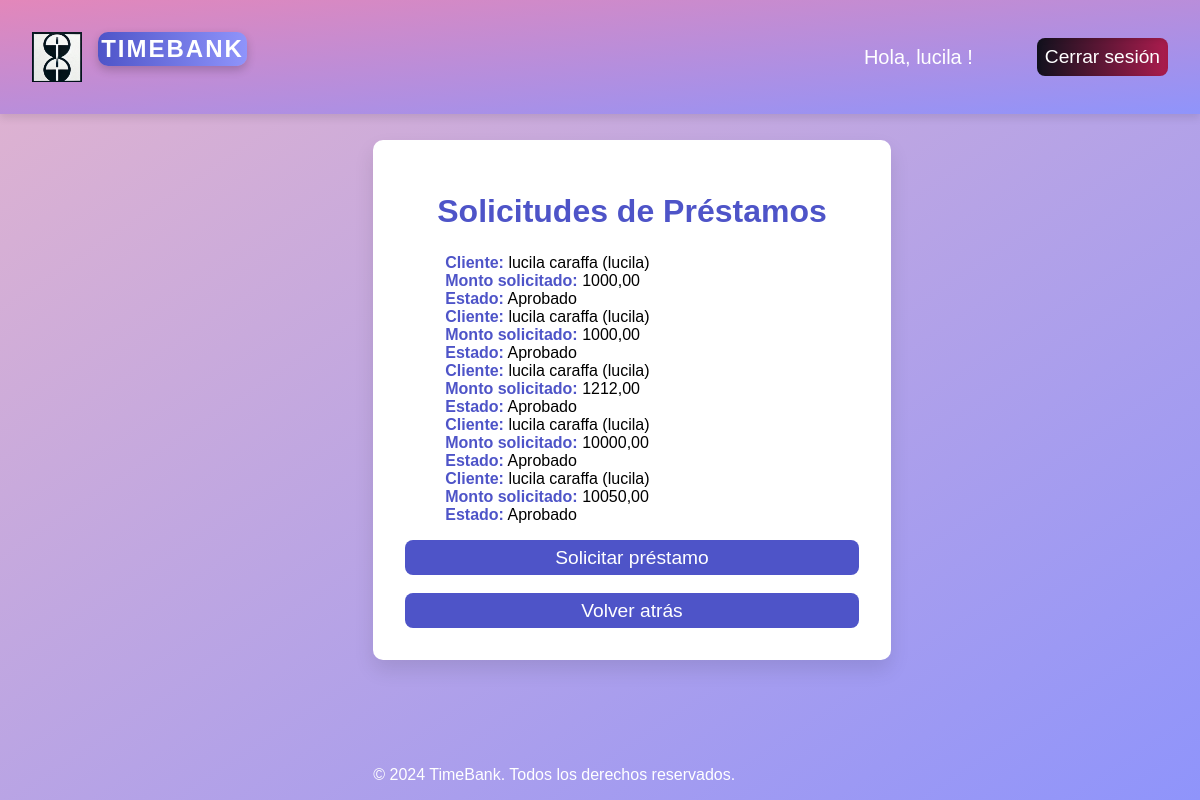
/prestamos/listar/ (signed in), run on the app's committed database.
### prestamos/models.py (models this page shows, shortened)
class Prestamo(models.Model):
    cliente = models.ForeignKey(Cliente, on_delete=models.CASCADE)
    cuenta = models.ForeignKey(Cuenta, on_delete=models.CASCADE)
    monto = models.DecimalField(max_digits=10, decimal_places=2)
    fecha_solicitud = models.DateTimeField(auto_now_add=True)
    fecha_inicio = models.DateField(default=datetime.today)
    aprobado = models.BooleanField(default=False)

### clientes/models.py (models this page shows)
class Cliente(models.Model):
    user = models.OneToOneField(User, on_delete=models.CASCADE, null=True, blank=True)  # Relación uno a uno con el modelo User
    nombre = models.CharField(max_length=100, blank=True)  # Permitimos que estén vacíos inicialmente
    apellido = models.CharField(max_length=100, blank=True)
    dni = models.CharField(max_length=20, blank=True)
    email = models.EmailField(blank=True)  # Usamos el email del usuario
    telefono = models.CharField(max_length=15, blank=True)
    fecha_nacimiento = models.DateField(null=True, blank=True)
    def __str__(self):
        return f"{self.nombre} {self.apellido} ({self.user.username})"

### prestamos/views.py (the view)
# urls.py: path('listar/', views.listar_prestamos, name='listar_prestamos'),
@login_required
def listar_prestamos(request):
    cliente = get_object_or_404(Cliente, user=request.user)
    prestamos = cliente.prestamo_set.all()  # Supongo que un cliente puede tener varios préstamos asociados, ajusta según tu modelo
    return render(request, 'prestamos/listar_prestamos.html', {'prestamos': prestamos})

### prestamos/templates/prestamos/listar_prestamos.html (shortened to what this page needs)
{% extends 'base/base.html' %}
{% block content %}
<div class="detalle-container">
    <h1>Solicitudes de Préstamos</h1>
    <ul class="list-group">
        {% for prestamo in prestamos %}
            <li class="list-group-item">
                <strong>Cliente:</strong> {{ prestamo.cliente }} <br>
                <strong>Monto solicitado:</strong> {{ prestamo.monto }} <br>
                <strong>Estado:</strong>
                {% if prestamo.aprobado %}
                    <span class="badge bg-success">Aprobado</span>
                {% else %}
                    <span class="badge bg-warning">Pendiente</span>
                {% endif %}
            </li>
        {% empty %}
            <li class="list-group-item">No hay solicitudes de préstamos registradas.</li>
        {% endfor %}
    </ul>
    <div >
        <a href="{% url 'prestamos:crear_prestamo' %}" >
            <button class="btn-submit">Solicitar préstamo</button></a>
          <br><br>
        <a href="{% url 'homebanking:homebanking' %}">
            <button class="btn-submit">Volver atrás</button>
            </a>
    </div>
</div>
{% endblock %}

### templates/base/base.html (shortened to what this page needs)
<!DOCTYPE html>
<html lang="en">
<head>
    {% load static %}
    <link rel="stylesheet" href="{% static 'css/styles.css' %}">
</head>
<body>
    <div class="page-container">
        <header class="site-header">
            <div class="logo-container">
                <img src="{% static 'images/logo.jpg' %}" alt="Logo TimeBank" class="logo">
                <h1 class="site-title">TimeBank</h1>
            </div>
            <nav>
                <ul class="nav-links1">
                    {% if user.is_authenticated %}
                        <li>Hola, {{ user.username }} !</li>
                        <li><a href="{% url 'login:logout' %}">
                        <button class="btn-submit1">Cerrar sesión</button></a></li>
                    {% else %}
                        <li><a href="{% url 'login:login' %}">Iniciar sesión</a></li>
                        <li><a href="{% url 'login:registro' %}">Registrarse</a></li>
                    {% endif %}
                </ul>
            </nav>
        </header>
        <main>
            {% block content %}{% endblock %}
        </main>
        <footer>
            <p>&copy; 2024 TimeBank. Todos los derechos reservados.</p>
        </footer>
    </div>
</body>
</html>

### static/css/styles.css (style rules this page uses)
body { font-family: 'Arial', sans-serif; background: linear-gradient(to bottom right, #e3b4ce, #8f94fb); color: rgb(0, 0, 0); margin: 0; padding: 0; display: flex; justify-content: center; align-items: center; min-height: 100vh; }
.nav-links1 { display: flex; justify-content: center; align-items: center; gap: 4rem; font-size: 20px; list-style: none; margin: 0; padding: 0; color:rgb(255, 255, 255); }
.btn-submit1 { padding: 0.5rem; border: none; background: linear-gradient(90deg, #11111d, #ac1c4e); color: #fff; font-size: 1.2rem; border-radius: 8px; cursor: pointer; transition: background 0.3s ease; width: 100%; box-shadow: inset 0 2px 5px rgba(0, 0, 0, 0.1); flex: 1 1 auto; }
.btn-submit { padding: 0.4rem; border: none; background: #4e54c8; color: #fff; font-size: 1.2rem; border-radius: 8px; cursor: pointer; transition: background 0.3s ease; width: 100%; flex: 1 1 auto; }
.site-header { display: flex; justify-content: space-between; align-items: center; padding: 1rem 2rem; background: linear-gradient(to bottom right, #e387ba, #8f94fb); color: #ffffff; box-shadow: 0 4px 8px rgba(0, 0, 0, 0.1); position: fixed; top: 0; left: 0; right: 0; z-index: 1000; }
.site-header a { color: white; }
.logo-container { display: flex; align-items: center; gap: 1rem; }
.logo { width: 50px; height: 50px; }
.site-title { font-size: 1.5rem; font-weight: bold; color: #ffffff; text-align: center; padding: 0.2rem; margin-bottom: 2rem; background: linear-gradient(90deg, #4e54c8, #8f94fb); border-radius: 10px; box-shadow: 0 4px 10px rgba(0, 0, 0, 0.2); text-transform: uppercase; letter-spacing: 2px; }
footer { text-align: center; position: fixed; bottom:0px; color: #fff; text-align: center; padding: 0rem; margin-bottom: 0; margin-top: auto; }
.detalle-container { width: 100%; max-width: 900px; padding: 2rem; background: #fff; border-radius: 10px; box-shadow: 0 10px 20px rgba(0, 0, 0, 0.1); text-align: center; text-align: left; animation: fadeIn 1s ease-in-out; }
.detalle-container ul { list-style: none; text-align: left; align-items: right; align-content: right; }
h1 { font-size: 2rem; color: #4e54c8; margin-bottom: 1.5rem; text-align: center; }
strong { color: #4e54c8; }

### data on the page
Prestamo: cliente "lucila caraffa (lucila)", monto "1000,00", aprobado "Aprobado"
Prestamo: cliente "lucila caraffa (lucila)", monto "1000,00", aprobado "Aprobado"
Prestamo: cliente "lucila caraffa (lucila)", monto "1212,00", aprobado "Aprobado"
Prestamo: cliente "lucila caraffa (lucila)", monto "10000,00", aprobado "Aprobado"
Prestamo: cliente "lucila caraffa (lucila)", monto "10050,00", aprobado "Aprobado"

### other printed values
{{ user.username }} "lucila"
